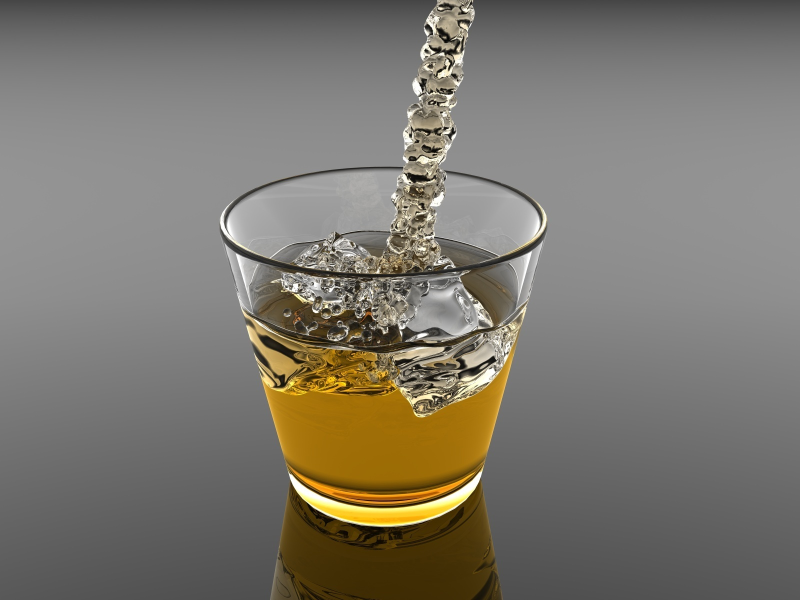
#> input picture data/cupwater.jpg, 1600 x 1200 px (shown at 1/2 size)
$ python ch2-3.py   (older library calls are emulated)
#> lines starting #> are read from the running program, lines starting #| are printed output that depends on the picture; after the words box and inside, x2 and y2 are one past the last pixel; in counts of white or black regions, pixels touching at a corner belong together
import cv2
import numpy as np

img=cv2.imread('../data/cupwater.jpg')
#> img is the input picture: shape (1200, 1600, 3); mean B, G, R 110.3, 119.4, 123.6
img=cv2.resize(img,None,fx=0.5,fy=0.5,interpolation=cv2.INTER_AREA)
#> img: shape (600, 800, 3)
gray=cv2.cvtColor(img,cv2.COLOR_BGR2GRAY)
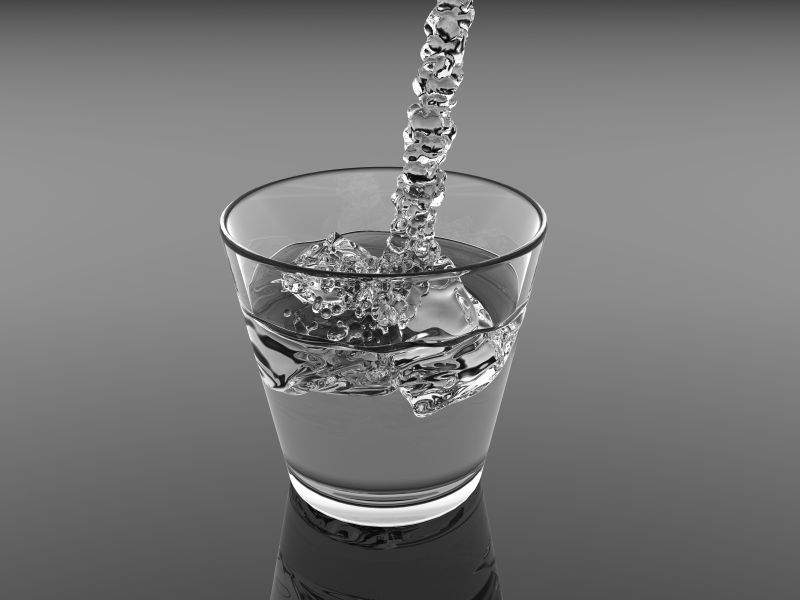
#> gray: shape (600, 800); min 4, max 255, mean 119.7
h,w=img.shape[:2]
#> h = 600; w = 800

#h as x, w as y


cv2.imshow("Original",img)

sobel_horizontal=cv2.Sobel(gray,cv2.CV_64F,1,0,ksize=5)
sobel_vertical=cv2.Sobel(gray,cv2.CV_64F,0,1,ksize=5)
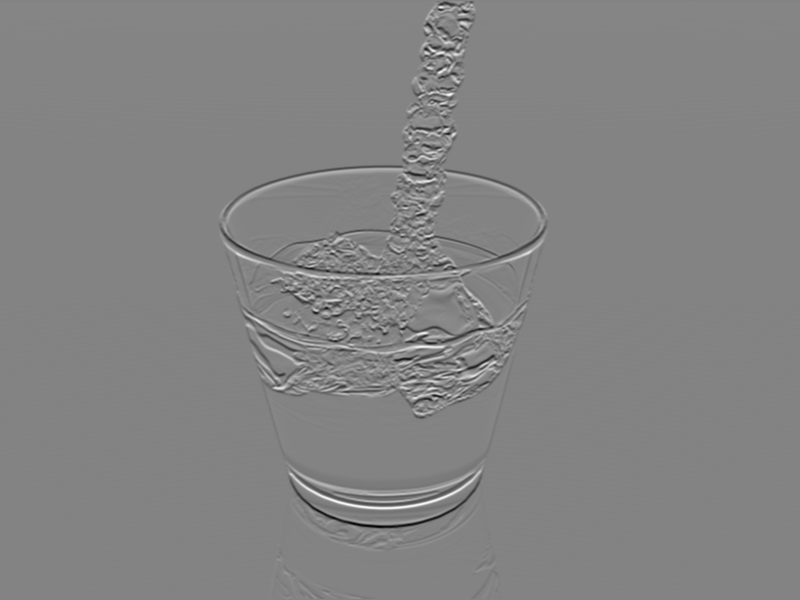
#> sobel_vertical: shape (600, 800) float64; min -10907, max 10237, mean -0.4; drawn with min black and max white

cv2.imshow("Custom filter vert",sobel_vertical)
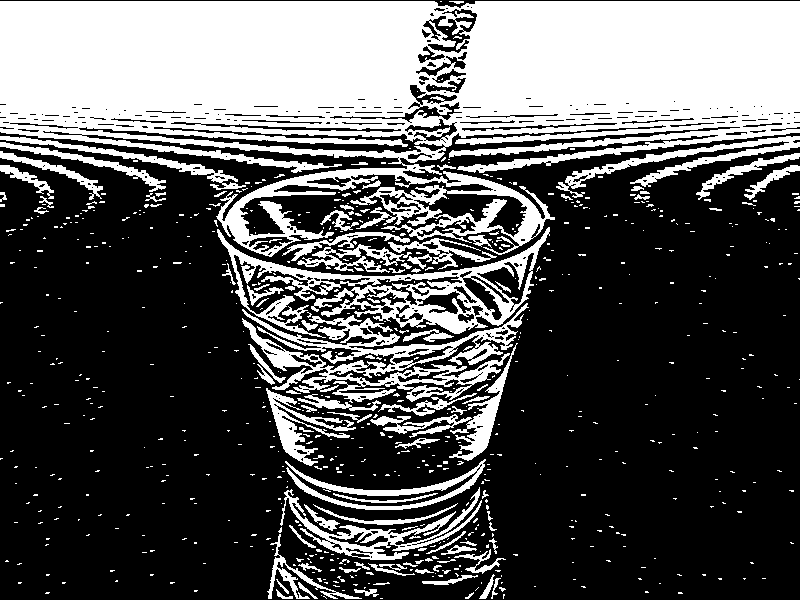
#> window 'Custom filter vert': shape (600, 800); 34.6% white; 710 white regions (603 under 20 px), largest, box (x1, y1, x2, y2) and area: (0, 1, 800, 257) 117919, (217, 227, 550, 338) 8712, (242, 303, 529, 403) 8646


cv2.imshow("Custom filter hor",sobel_horizontal)
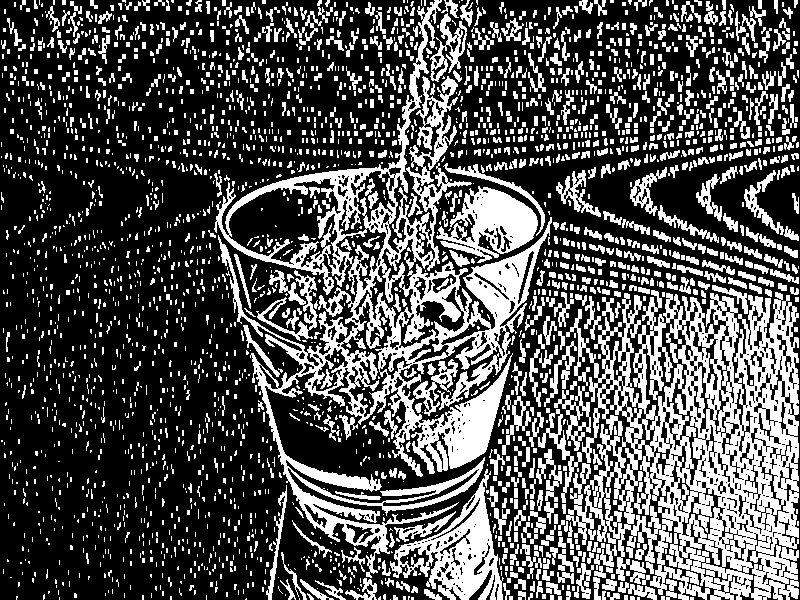
#> window 'Custom filter hor': shape (600, 800); 32.2% white; 2847 white regions (1927 under 20 px), largest, box (x1, y1, x2, y2) and area: (566, 290, 799, 600) 39173, (214, 0, 552, 578) 37483, (390, 469, 504, 600) 5220

laplacian=cv2.Laplacian(gray,cv2.CV_64F)
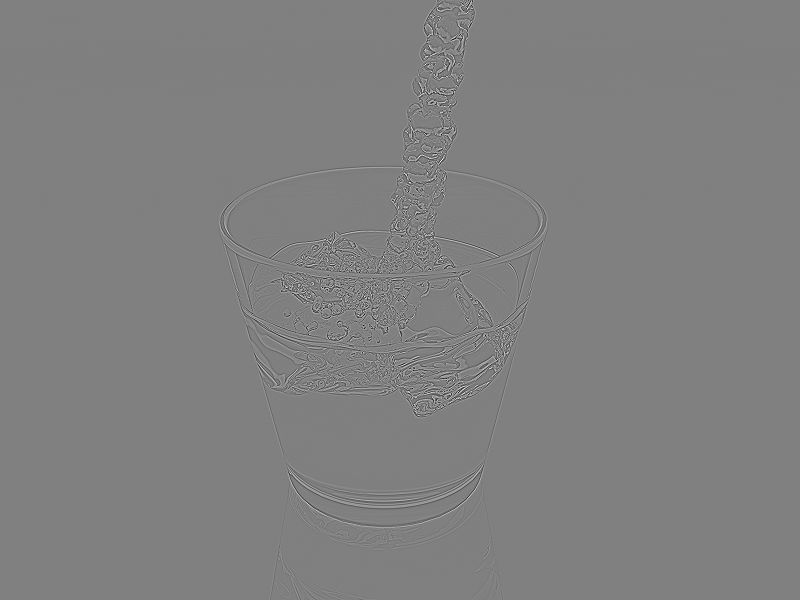
#> laplacian: shape (600, 800) float64; min -494, max 490, mean 0; drawn with min black and max white
cv2.imshow("Laplacian",laplacian)
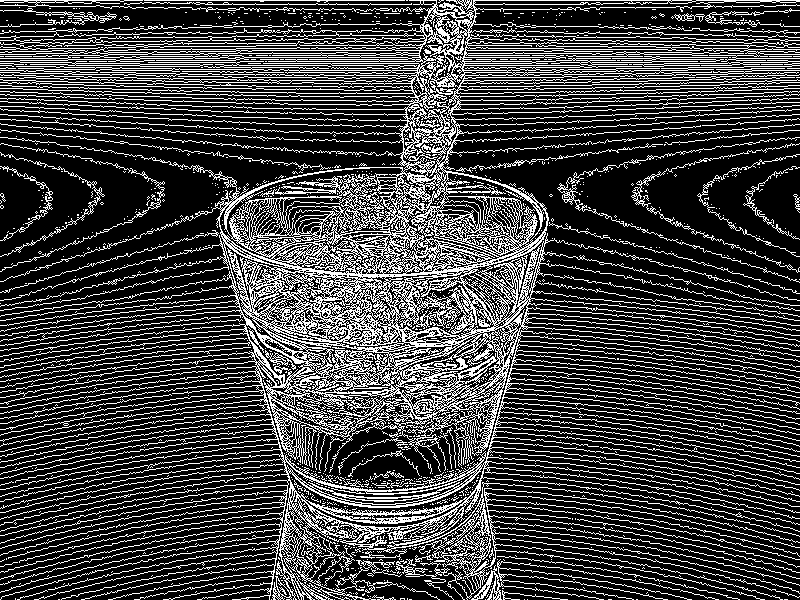
#> window 'Laplacian': shape (600, 800); 25.5% white in thin lines or dots

canny=cv2.Canny(gray,180,300)
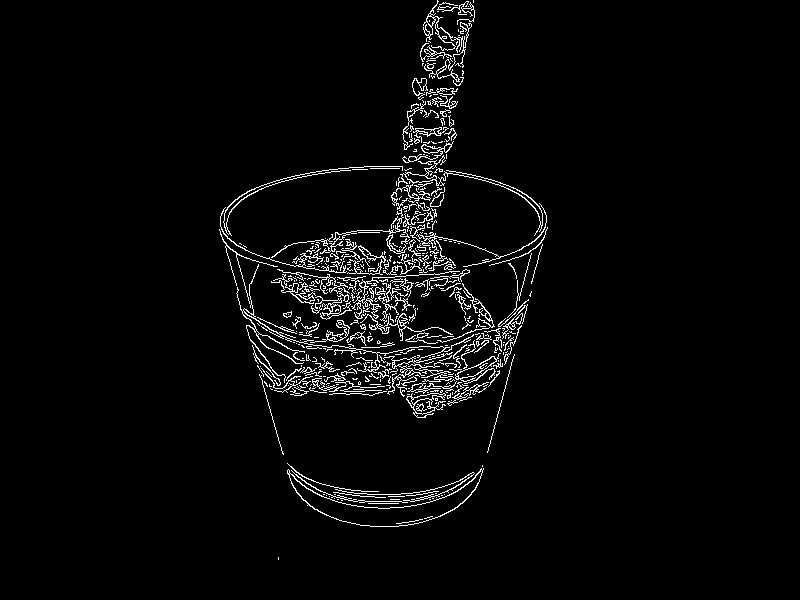
#> canny: shape (600, 800); 3.2% white in thin lines or dots, all inside (x1, y1, x2, y2) = (219, 0, 548, 560)
cv2.imshow("Canny",canny)

cv2.waitKey()
